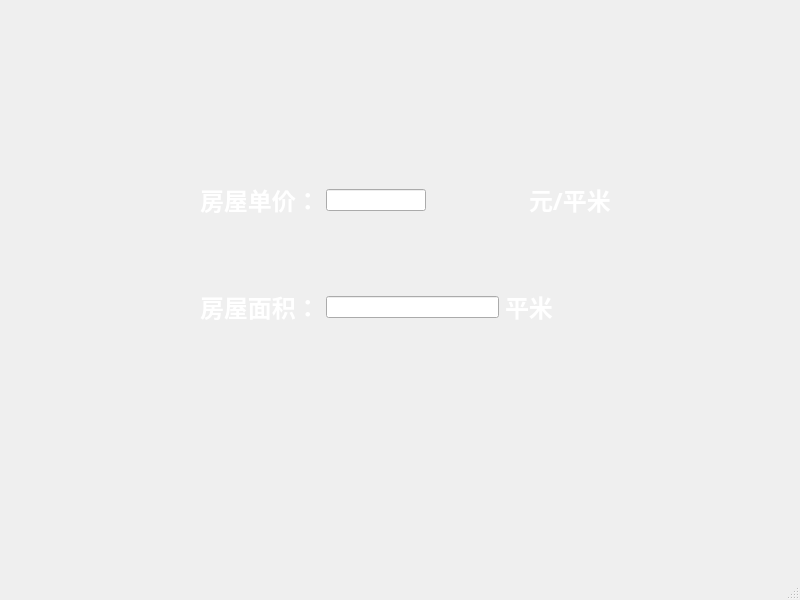
<?xml version="1.0" encoding="UTF-8"?>
<ui version="4.0">
 <class>GetInformation1</class>
 <widget class="QMainWindow" name="GetInformation1">
  <property name="geometry">
   <rect>
    <x>0</x>
    <y>0</y>
    <width>800</width>
    <height>600</height>
   </rect>
  </property>
  <property name="windowTitle">
   <string>MainWindow</string>
  </property>
  <widget class="QWidget" name="centralwidget">
   <widget class="QWidget" name="widget" native="true">
    <property name="geometry">
     <rect>
      <x>9</x>
      <y>9</y>
      <width>641</width>
      <height>57</height>
     </rect>
    </property>
    <layout class="QHBoxLayout" name="horizontalLayout">
     <item>
      <widget class="QWidget" name="widget_2" native="true">
       <widget class="QLineEdit" name="lineEdit_2">
        <property name="geometry">
         <rect>
          <x>338</x>
          <y>246</y>
          <width>171</width>
          <height>21</height>
         </rect>
        </property>
       </widget>
       <widget class="QLineEdit" name="lineEdit">
        <property name="geometry">
         <rect>
          <x>9</x>
          <y>246</y>
          <width>171</width>
          <height>21</height>
         </rect>
        </property>
       </widget>
      </widget>
     </item>
    </layout>
   </widget>
   <widget class="QWidget" name="widget_3" native="true">
    <property name="geometry">
     <rect>
      <x>200</x>
      <y>170</y>
      <width>411</width>
      <height>61</height>
     </rect>
    </property>
    <property name="autoFillBackground">
     <bool>false</bool>
    </property>
    <layout class="QHBoxLayout" name="horizontalLayout_2">
     <item>
      <widget class="QLabel" name="label_3">
       <property name="font">
        <font>
         <family>Agency FB</family>
         <pointsize>18</pointsize>
         <weight>75</weight>
         <bold>true</bold>
        </font>
       </property>
       <property name="text">
        <string>&lt;html&gt;&lt;head/&gt;&lt;body&gt;&lt;p&gt;&lt;span style=&quot; color:#ffffff;&quot;&gt;房屋单价：&lt;/span&gt;&lt;/p&gt;&lt;/body&gt;&lt;/html&gt;</string>
       </property>
      </widget>
     </item>
     <item>
      <widget class="QLineEdit" name="lineEdit1">
       <property name="enabled">
        <bool>true</bool>
       </property>
      </widget>
     </item>
     <item>
      <spacer name="horizontalSpacer">
       <property name="orientation">
        <enum>Qt::Horizontal</enum>
       </property>
       <property name="sizeHint" stdset="0">
        <size>
         <width>40</width>
         <height>20</height>
        </size>
       </property>
      </spacer>
     </item>
     <item>
      <spacer name="horizontalSpacer_2">
       <property name="orientation">
        <enum>Qt::Horizontal</enum>
       </property>
       <property name="sizeHint" stdset="0">
        <size>
         <width>40</width>
         <height>20</height>
        </size>
       </property>
      </spacer>
     </item>
     <item>
      <spacer name="horizontalSpacer_3">
       <property name="orientation">
        <enum>Qt::Horizontal</enum>
       </property>
       <property name="sizeHint" stdset="0">
        <size>
         <width>40</width>
         <height>20</height>
        </size>
       </property>
      </spacer>
     </item>
     <item>
      <widget class="QLabel" name="label_2">
       <property name="font">
        <font>
         <family>Agency FB</family>
         <pointsize>18</pointsize>
         <weight>75</weight>
         <bold>true</bold>
        </font>
       </property>
       <property name="text">
        <string>&lt;html&gt;&lt;head/&gt;&lt;body&gt;&lt;p&gt;&lt;span style=&quot; color:#ffffff;&quot;&gt;元/平米&lt;/span&gt;&lt;/p&gt;&lt;/body&gt;&lt;/html&gt;</string>
       </property>
      </widget>
     </item>
    </layout>
   </widget>
   <widget class="QWidget" name="widget_4" native="true">
    <property name="geometry">
     <rect>
      <x>200</x>
      <y>280</y>
      <width>353</width>
      <height>54</height>
     </rect>
    </property>
    <property name="autoFillBackground">
     <bool>false</bool>
    </property>
    <layout class="QHBoxLayout" name="horizontalLayout_3">
     <item>
      <widget class="QLabel" name="label">
       <property name="font">
        <font>
         <family>Agency FB</family>
         <pointsize>18</pointsize>
         <weight>75</weight>
         <bold>true</bold>
        </font>
       </property>
       <property name="text">
        <string>&lt;html&gt;&lt;head/&gt;&lt;body&gt;&lt;p&gt;&lt;span style=&quot; color:#ffffff;&quot;&gt;房屋面积：&lt;/span&gt;&lt;/p&gt;&lt;/body&gt;&lt;/html&gt;</string>
       </property>
      </widget>
     </item>
     <item>
      <widget class="QLineEdit" name="lineEdit2"/>
     </item>
     <item>
      <widget class="QLabel" name="label_4">
       <property name="font">
        <font>
         <family>Agency FB</family>
         <pointsize>18</pointsize>
         <weight>75</weight>
         <bold>true</bold>
        </font>
       </property>
       <property name="text">
        <string>&lt;html&gt;&lt;head/&gt;&lt;body&gt;&lt;p&gt;&lt;span style=&quot; color:#ffffff;&quot;&gt;平米&lt;/span&gt;&lt;/p&gt;&lt;/body&gt;&lt;/html&gt;</string>
       </property>
      </widget>
     </item>
    </layout>
   </widget>
  </widget>
  <widget class="QMenuBar" name="menubar">
   <property name="geometry">
    <rect>
     <x>0</x>
     <y>0</y>
     <width>800</width>
     <height>26</height>
    </rect>
   </property>
  </widget>
  <widget class="QStatusBar" name="statusbar"/>
 </widget>
 <resources/>
 <connections/>
</ui>
